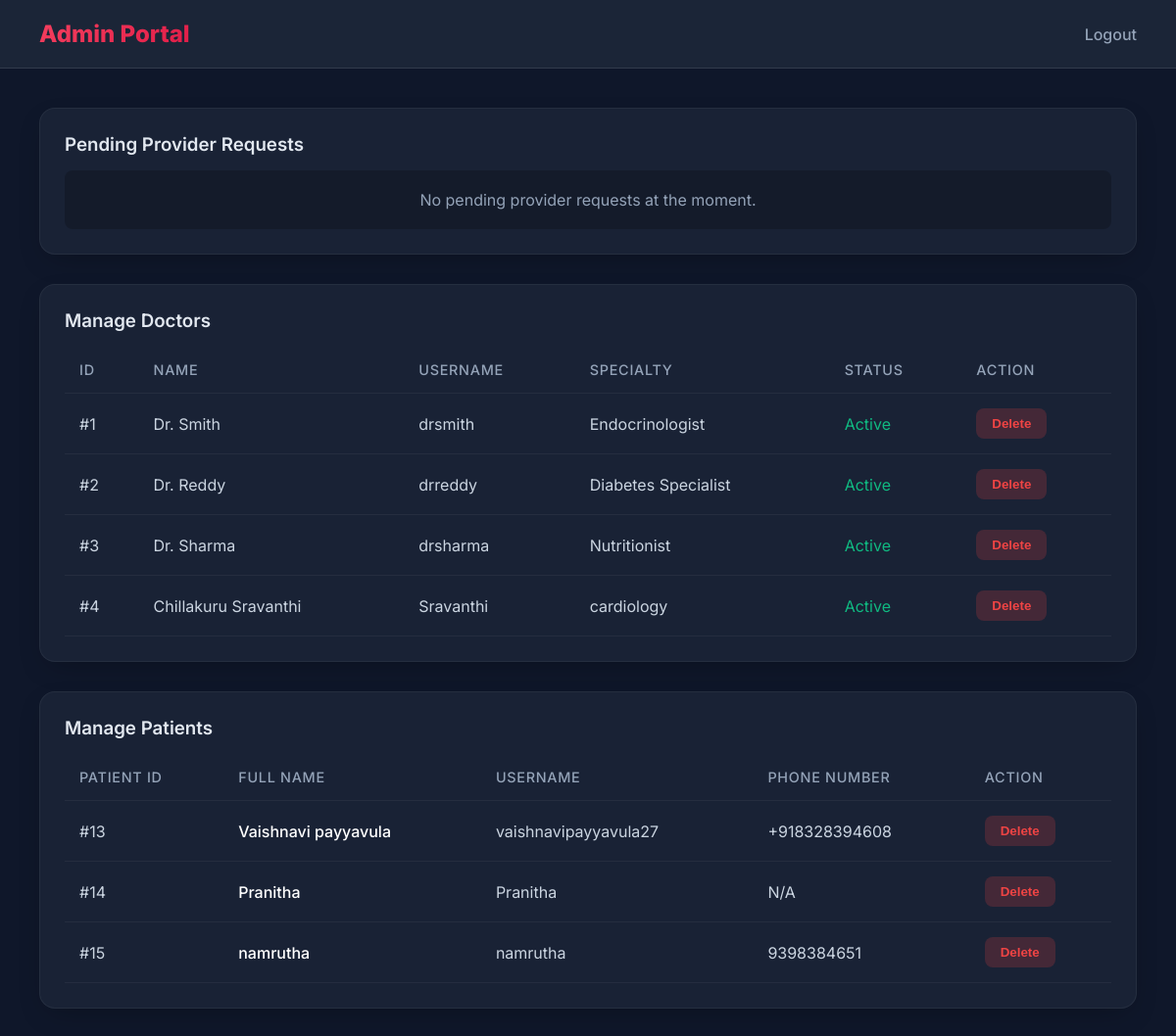
The app's page /admin_dashboard (signed in) with its own data.
### backend/db_manager.py (models this page shows)
class Doctor(Base):
    __tablename__ = 'doctors'
    id = Column(Integer, primary_key=True)
    username = Column(String(50), unique=True)
    password_hash = Column(String(128))
    name = Column(String(100))
    specialty = Column(String(100))
    area = Column(String(100))
    pincode = Column(String(10))
    available_slots = Column(String(200)) # e.g., "10:00 AM, 02:00 PM"
    is_approved = Column(Integer, default=0)

class User(Base):
    __tablename__ = 'users'
    id = Column(Integer, primary_key=True)
    username = Column(String(50), unique=True, nullable=False)
    password_hash = Column(String(128), nullable=False)
    email = Column(String(100), unique=True)
    phone_number = Column(String(20))
    full_name = Column(String(100))
    created_at = Column(DateTime, default=datetime.datetime.utcnow)

### app.py (the view)
@app.route('/admin_dashboard')
def admin_dashboard():
    if not session.get('admin_logged_in'):
        return redirect(url_for('auth'))
    pending_doctors = db.get_pending_doctors()
    all_doctors = db.get_all_doctors()
    all_users = db.get_all_users()
    all_patients = db.get_all_patient_history()
    return render_template('admin.html', pending=pending_doctors, doctors=all_doctors, users=all_users, patients=all_patients)

### backend/db_manager.py (called while the page is built)
    def get_pending_doctors(self):
        session = self.Session()
        doctors = session.query(Doctor).filter_by(is_approved=0).all()
        session.close()
        return doctors

    def get_all_doctors(self):
        session = self.Session()
        doctors = session.query(Doctor).all()
        session.close()
        return doctors

    def get_all_users(self):
        session = self.Session()
        users = session.query(User).all()
        session.close()
        return users

    def get_all_patient_history(self):
        session = self.Session()
        history = session.query(PredictionHistory).order_by(PredictionHistory.timestamp.desc()).all()
        results = []
        for h in history:
            user = session.query(User).filter_by(id=h.user_id).first()
            results.append({
                "patient_name": user.full_name if (user and user.full_name) else (user.username if user else "Unknown"),
                "date": h.timestamp.strftime("%Y-%m-%d"),
                "risk": h.risk_percentage,
                "category": h.result_category
            })
        session.close()
        return results

### archive/templates/admin.html (shortened to what this page needs)
<!DOCTYPE html>
<html lang="en" data-theme="dark">
<head>
    <link rel="stylesheet" href="/static/css/style.css">
</head>
<body>
    <div class="navbar">
        <h2>Admin Portal</h2>
        <a href="/logout" class="logout">Logout</a>
    </div>
    <div class="container">
        <div class="card">
            <h3>Pending Provider Requests</h3>
            {% if pending %}
            <table class="table">
                <thead>
                    <tr>
                        <th>Name</th>
                        <th>Username</th>
                        <th>Specialty</th>
                        <th>Area</th>
                        <th>Action</th>
                    </tr>
                </thead>
                <tbody>
                    {% for doc in pending %}
                    <tr id="doc-{{ doc.id }}">
                        <td>{{ doc.name }}</td>
                        <td>{{ doc.username }}</td>
                        <td>{{ doc.specialty }}</td>
                        <td>{{ doc.area }} - {{ doc.pincode }}</td>
                        <td><button class="btn btn-approve" onclick="approveDoctor({{ doc.id }})">Approve</button></td>
                    </tr>
                    {% endfor %}
                </tbody>
            </table>
            {% else %}
            <div style="padding: 20px; text-align: center; color: #94a3b8; background: rgba(0,0,0,0.2); border-radius: 8px;">
                No pending provider requests at the moment.
            </div>
            {% endif %}
        </div>
        <div class="card">
            <h3>Manage Doctors</h3>
            {% if doctors %}
            <table class="table">
                <thead>
                    <tr>
                        <th>ID</th>
                        <th>Name</th>
                        <th>Username</th>
                        <th>Specialty</th>
                        <th>Status</th>
                        <th>Action</th>
                    </tr>
                </thead>
                <tbody>
                    {% for doc in doctors %}
                    <tr id="mng-doc-{{ doc.id }}">
                        <td>#{{ doc.id }}</td>
                        <td>{{ doc.name }}</td>
                        <td>{{ doc.username }}</td>
                        <td>{{ doc.specialty }}</td>
                        <td>
                            <span style="color: {{ '#10b981' if doc.is_approved == 1 else '#f59e0b' }};">
                                {{ 'Active' if doc.is_approved == 1 else 'Pending' }}
                            </span>
                        </td>
                        <td>
                            <button class="btn" style="background: rgba(239, 68, 68, 0.2); color: #ef4444;" onclick="deleteDoctor({{ doc.id }})">Delete</button>
                        </td>
                    </tr>
                    {% endfor %}
                </tbody>
            </table>
            {% else %}
            <div style="padding: 20px; text-align: center; color: #94a3b8; background: rgba(0,0,0,0.2); border-radius: 8px;">
                No doctors registered in the system.
            </div>
            {% endif %}
        </div>
        <div class="card">
            <h3>Manage Patients</h3>
            {% if users %}
            <table class="table">
                <thead>
                    <tr>
                        <th>Patient ID</th>
                        <th>Full Name</th>
                        <th>Username</th>
                        <th>Phone Number</th>
                        <th>Action</th>
                    </tr>
                </thead>
                <tbody>
                    {% for u in users %}
                    <tr id="mng-pat-{{ u.id }}">
                        <td>#{{ u.id }}</td>
                        <td style="font-weight: 500; color: white;">{{ u.full_name or 'N/A' }}</td>
                        <td>{{ u.username }}</td>
                        <td>{{ u.phone_number or 'N/A' }}</td>
                        <td>
                            <button class="btn" style="background: rgba(239, 68, 68, 0.2); color: #ef4444;" onclick="deletePatient({{ u.id }})">Delete</button>
                        </td>
                    </tr>
                    {% endfor %}
                </tbody>
            </table>
            {% else %}
            <div style="padding: 20px; text-align: center; color: #94a3b8; background: rgba(0,0,0,0.2); border-radius: 8px;">
                No patients registered yet.
            </div>
            {% endif %}
        </div>
    </div>
</body>
</html>

### frontend/static/css/style.css (style rules this page uses)
:root { --primary-color: #6366f1; --background-light: #f8fafc; --background-dark: #0f172a; --card-light: #ffffff; --card-dark: #1e293b; --text-light: #1e293b; --text-dark: #f8fafc; --accent-color: #10b981; }
[data-theme='dark'] { --background-color: var(--background-dark); --card-color: var(--card-dark); --text-color: var(--text-dark); }
body { margin: 0; font-family: 'Inter', sans-serif; background-color: var(--background-color); color: var(--text-color); transition: all 0.3s ease; }
.card { background: var(--card-color); border-radius: 16px; padding: 24px; box-shadow: 0 10px 25px -5px rgba(0, 0, 0, 0.1); margin-bottom: 24px; border: 1px solid rgba(255, 255, 255, 0.05); }
h1, h2, h3 { margin-top: 0; }
.btn { padding: 12px 24px; border-radius: 8px; border: none; cursor: pointer; font-weight: 600; transition: transform 0.2s ease; }

### archive/templates/admin.html (style rules this page uses)
body { font-family: 'Inter', sans-serif; background-color: #0f172a; color: #f8fafc; margin: 0; padding: 0; }
.navbar { display: flex; justify-content: space-between; padding: 20px 40px; background: rgba(30, 41, 59, 0.8); border-bottom: 1px solid rgba(255,255,255,0.1); align-items: center; }
.navbar h2 { margin: 0; background: linear-gradient(135deg, #f43f5e 0%, #e11d48 100%); -webkit-background-clip: text; -webkit-text-fill-color: transparent; font-weight: 800; font-size: 1.5rem; }
.container { padding: 40px; max-width: 1200px; margin: 0 auto; }
.card { background: rgba(30, 41, 59, 0.7); padding: 25px; border-radius: 16px; margin-bottom: 30px; border: 1px solid rgba(255,255,255,0.05); box-shadow: 0 10px 30px -10px rgba(0,0,0,0.3); }
.card h3 { margin-top: 0; margin-bottom: 15px; color: #e2e8f0; font-weight: 600; }
.table { width: 100%; border-collapse: collapse; margin-top: 5px; }
.table th, .table td { padding: 15px; text-align: left; border-bottom: 1px solid rgba(255,255,255,0.05); }
.table th { color: #94a3b8; font-weight: 500; font-size: 0.9rem; text-transform: uppercase; letter-spacing: 0.05em; }
.table td { color: #cbd5e1; }
.btn { padding: 8px 16px; border-radius: 8px; border: none; cursor: pointer; font-weight: 600; transition: all 0.3s; }
.logout { color: #94a3b8; text-decoration: none; font-weight: 500; transition: 0.3s; }

### records on screen
Doctor: id "1", name "Dr. Smith", username "drsmith", specialty "Endocrinologist", is_approved "Active"
Doctor: id "2", name "Dr. Reddy", username "drreddy", specialty "Diabetes Specialist", is_approved "Active"
Doctor: id "3", name "Dr. Sharma", username "drsharma", specialty "Nutritionist", is_approved "Active"
Doctor: id "4", name "Chillakuru Sravanthi", username "Sravanthi", specialty "cardiology", is_approved "Active"
User: id "13", full_name "Vaishnavi payyavula", username "vaishnavipayyavula27", phone_number "+918328394608"
User: id "14", full_name "Pranitha", username "Pranitha", phone_number "N/A"
User: id "15", full_name "namrutha", username "namrutha", phone_number "9398384651"
